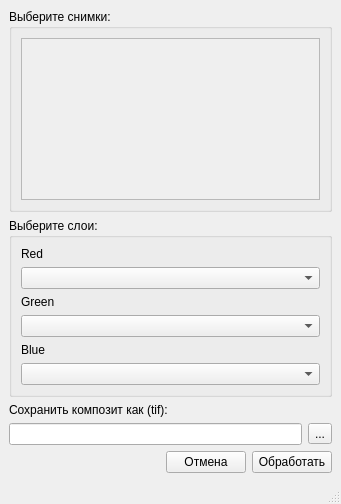
<?xml version="1.0" encoding="UTF-8"?>
<ui version="4.0">
 <class>MainWindow</class>
 <widget class="QMainWindow" name="MainWindow">
  <property name="windowModality">
   <enum>Qt::WindowModal</enum>
  </property>
  <property name="geometry">
   <rect>
    <x>0</x>
    <y>0</y>
    <width>341</width>
    <height>504</height>
   </rect>
  </property>
  <property name="minimumSize">
   <size>
    <width>341</width>
    <height>504</height>
   </size>
  </property>
  <property name="maximumSize">
   <size>
    <width>341</width>
    <height>504</height>
   </size>
  </property>
  <property name="windowTitle">
   <string>Создание синтезов и композитов</string>
  </property>
  <widget class="QWidget" name="centralwidget">
   <layout class="QVBoxLayout" name="verticalLayout_3">
    <item>
     <widget class="QGroupBox" name="groupBox">
      <property name="title">
       <string>Выберите снимки:</string>
      </property>
      <layout class="QVBoxLayout" name="verticalLayout">
       <item>
        <widget class="QScrollArea" name="scrollArea">
         <property name="widgetResizable">
          <bool>true</bool>
         </property>
         <widget class="QWidget" name="scrollAreaWidgetContents">
          <property name="geometry">
           <rect>
            <x>0</x>
            <y>0</y>
            <width>295</width>
            <height>104</height>
           </rect>
          </property>
          <layout class="QVBoxLayout" name="verticalLayout_4"/>
         </widget>
        </widget>
       </item>
      </layout>
     </widget>
    </item>
    <item>
     <widget class="QGroupBox" name="groupBox_2">
      <property name="title">
       <string>Выберите слои:</string>
      </property>
      <layout class="QVBoxLayout" name="verticalLayout_2">
       <item>
        <widget class="QLabel" name="label">
         <property name="text">
          <string>Red</string>
         </property>
        </widget>
       </item>
       <item>
        <widget class="QComboBox" name="comboBox"/>
       </item>
       <item>
        <widget class="QLabel" name="label_2">
         <property name="text">
          <string>Green</string>
         </property>
        </widget>
       </item>
       <item>
        <widget class="QComboBox" name="comboBox_2"/>
       </item>
       <item>
        <widget class="QLabel" name="label_3">
         <property name="text">
          <string>Blue</string>
         </property>
        </widget>
       </item>
       <item>
        <widget class="QComboBox" name="comboBox_3"/>
       </item>
      </layout>
     </widget>
    </item>
    <item>
     <widget class="QLabel" name="label_4">
      <property name="text">
       <string>Сохранить композит как (tif):</string>
      </property>
     </widget>
    </item>
    <item>
     <layout class="QHBoxLayout" name="horizontalLayout">
      <item>
       <widget class="QLineEdit" name="lineEdit"/>
      </item>
      <item>
       <widget class="QToolButton" name="toolButton">
        <property name="text">
         <string>...</string>
        </property>
       </widget>
      </item>
     </layout>
    </item>
    <item>
     <layout class="QHBoxLayout" name="horizontalLayout_2">
      <item>
       <spacer name="horizontalSpacer">
        <property name="orientation">
         <enum>Qt::Horizontal</enum>
        </property>
        <property name="sizeHint" stdset="0">
         <size>
          <width>40</width>
          <height>20</height>
         </size>
        </property>
       </spacer>
      </item>
      <item>
       <widget class="QPushButton" name="pushButton_2">
        <property name="text">
         <string>Отмена</string>
        </property>
       </widget>
      </item>
      <item>
       <widget class="QPushButton" name="pushButton">
        <property name="text">
         <string>Обработать</string>
        </property>
       </widget>
      </item>
     </layout>
    </item>
   </layout>
  </widget>
  <widget class="QMenuBar" name="menubar">
   <property name="geometry">
    <rect>
     <x>0</x>
     <y>0</y>
     <width>341</width>
     <height>25</height>
    </rect>
   </property>
  </widget>
  <widget class="QStatusBar" name="statusbar"/>
 </widget>
 <resources/>
 <connections/>
</ui>
